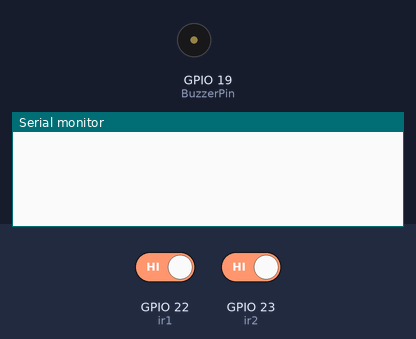
Recording of a sketch running on a simulated ESP32. Shown: buzzer (waves = sounding, pin HIGH), the last lines printed to the serial monitor. Inputs (shaded band) come from the test bench; at power-on: GPIO 22 (ir1) HIGH, GPIO 23 (ir2) HIGH. USB keyboard and mouse output is not drawn.

Above: at 1.2 s.
1.3 s: GPIO 22 (ir1) driven LOW
At 2.7 s:
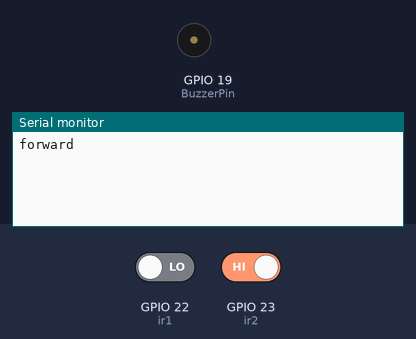
3.8 s: GPIO 23 (ir2) driven LOW
At 5.6 s:
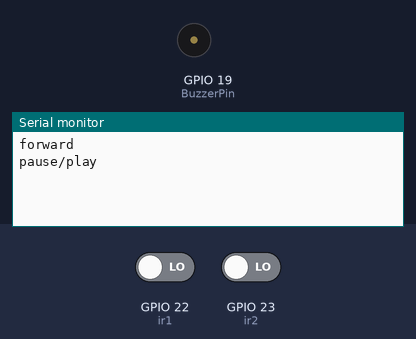
6.0 s: GPIO 22 (ir1) driven HIGH
At 7.4 s:
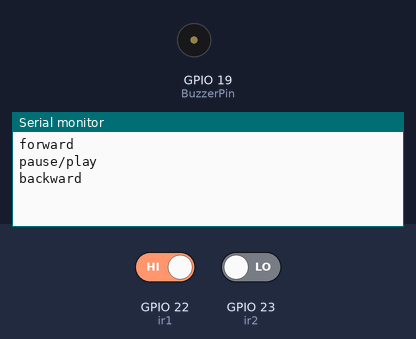

The sketch:

gesture_Control_media_player.ino
```cpp
#include <Arduino.h>
#include <BleKeyboard.h>
BleKeyboard bleKeyboard("Media Controller");

int ir1 = 22; // ir sensor 1 pin
int ir2 = 23; // ir sensor 2 pin

int f1 = 0;
int f2 = 0;
int BuzzerPin = 19; // buzzer pin
void setup()
{
    Serial.begin(9600);
    pinMode(ir1, INPUT);
    pinMode(ir2, INPUT);
    pinMode(BuzzerPin, OUTPUT); // buzzer pin as output
    bleKeyboard.begin();
}

void loop()
{
    if (bleKeyboard.isConnected())
    {
        if (digitalRead(ir1) == LOW)
        {
            f1 = 1;
            delay(1000);
        }
        if (digitalRead(ir2) == LOW)
        {
            f2 = 1;
            delay(100);
        }

        if (f1 == 1 && f2 == 1)
        {
            Serial.println("pause/play");
            bleKeyboard.write(KEY_MEDIA_PLAY_PAUSE);
            f1 = 0; // Reset f1
            f2 = 0; // Reset f2
            delay(2000);
        }
        else if (f1 == 1)
        {
            Serial.println("forward");
            bleKeyboard.write(KEY_MEDIA_NEXT_TRACK);
            f1 = 0; // Reset f1
            delay(1000);
        }
        else if (f2 == 1)
        {
            Serial.println("backward");
            bleKeyboard.write(KEY_MEDIA_PREVIOUS_TRACK);
            f2 = 0; // Reset f2
            delay(1000);
        }

        delay(100);
    }
    else
    {
        Serial.println("BLE not connected");
        digitalWrite(BuzzerPin, HIGH); // buzzer on when card is detected
        delay(100);
        digitalWrite(BuzzerPin, LOW);
        delay(5000);
    }
}
```

Measured:
- after the input at 1.3 s, the serial monitor: prints a new line after 1.0 s (image 1)
- after the input at 3.8 s, the serial monitor: prints a new line after 0.70 s (image 2)
- after the input at 6.0 s, the serial monitor: prints a new line after 0.71 s (image 3)
